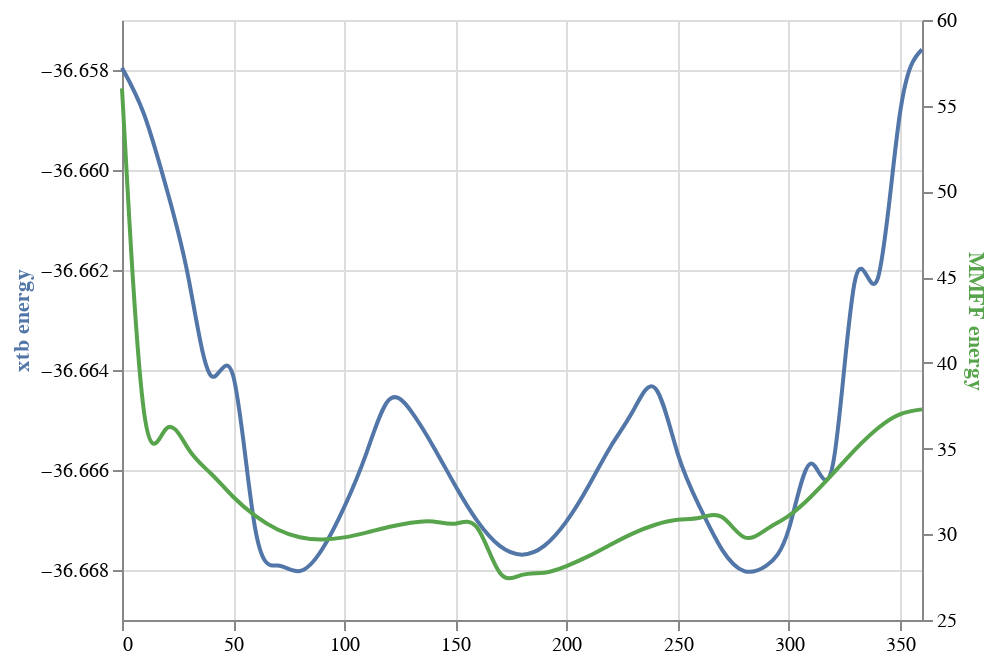

The cell this chart's notebook holds for it:
### Code cell
import numpy as np
angle=np.array(range(0,370,10))

dfxtb = pd.DataFrame({'angle':angle, 'xtb':energy,'MMFF':dfrdkit["energy"]})
#data = dfxtb.melt('angle')

base = alt.Chart(dfxtb).encode(
    alt.X('angle:Q', axis=alt.Axis(title=None),scale=alt.Scale(domain=[0,360,350]))
)
line1 = base.mark_line(stroke='#5276A7', interpolate='natural').encode(
    alt.Y('xtb:Q',
          axis=alt.Axis(title='xtb energy', titleColor='#5276A7'),scale=alt.Scale(zero=False))
)
line2 = base.mark_line(stroke='#57A44C', interpolate='natural').encode(
    alt.Y('MMFF:Q',
          axis=alt.Axis(title='MMFF energy', titleColor='#57A44C'),scale=alt.Scale(zero=False))
)
alt.layer(line1, line2).resolve_scale(
    y = 'independent'
)

### Figure 1 — Vega-Lite specification as saved in the notebook (floating-point values rounded to 4 significant figures)
{"config": {"view": {"continuousWidth": 400, "continuousHeight": 300}}, "layer": [{"mark": {"type": "line", "interpolate": "natural", "stroke": "#5276A7"}, "encoding": {"x": {"type": "quantitative", "axis": {"title": null}, "field": "angle", "scale": {"domain": [0, 360, 350]}}, "y": {"type": "quantitative", "axis": {"title": "xtb energy", "titleColor": "#5276A7"}, "field": "xtb", "scale": {"zero": false}}}}, {"mark": {"type": "line", "interpolate": "natural", "stroke": "#57A44C"}, "encoding": {"x": {"type": "quantitative", "axis": {"title": null}, "field": "angle", "scale": {"domain": [0, 360, 350]}}, "y": {"type": "quantitative", "axis": {"title": "MMFF energy", "titleColor": "#57A44C"}, "field": "MMFF", "scale": {"zero": false}}}}], "data": {"name": "data-f25626ad5ccdf7e28b2db0a38f6a3526"}, "resolve": {"scale": {"y": "independent"}}, "$schema": "https://vega.github.io/schema/vega-lite/v4.8.1.json", "datasets": {"data-f25626ad5ccdf7e28b2db0a38f6a3526": [{"angle": 0, "xtb": "    -36.657955283708", "MMFF": 56.01}, {"angle": 10, "xtb": "    -36.658894294577", "MMFF": 37.05}, {"angle": 20, "xtb": "    -36.660363787872", "MMFF": 36.17}, {"angle": 30, "xtb": "    -36.662180212918", "MMFF": 34.95}, {"angle": 40, "xtb": "    -36.664110421320", "MMFF": 33.55}, {"angle": 50, "xtb": "    -36.664110421320", "MMFF": 32.19}, {"angle": 60, "xtb": "    -36.667189263039", "MMFF": 31.08}, {"angle": 70, "xtb": "    -36.667911292525", "MMFF": 30.28}, {"angle": 80, "xtb": "    -36.668021235961", "MMFF": 29.83}, {"angle": 90, "xtb": "    -36.667590849331", "MMFF": 29.7}, {"angle": 100, "xtb": "    -36.666741525194", "MMFF": 29.82}, {"angle": 110, "xtb": "    -36.665661781911", "MMFF": 30.1}, {"angle": 120, "xtb": "    -36.664604443621", "MMFF": 30.42}, {"angle": 130, "xtb": "    -36.664816989490", "MMFF": 30.67}, {"angle": 140, "xtb": "    -36.665522900830", "MMFF": 30.75}, {"angle": 150, "xtb": "    -36.666314527323", "MMFF": 30.62}, {"angle": 160, "xtb": "    -36.667028360622", "MMFF": 30.35}, {"angle": 170, "xtb": "    -36.667518014629", "MMFF": 27.76}, {"angle": 180, "xtb": "    -36.667692566966", "MMFF": 27.63}, {"angle": 190, "xtb": "    -36.667518018855", "MMFF": 27.76}, {"angle": 200, "xtb": "    -36.667028371509", "MMFF": 28.15}, {"angle": 210, "xtb": "    -36.666315836948", "MMFF": 28.73}, {"angle": 220, "xtb": "    -36.665523539149", "MMFF": 29.41}, {"angle": 230, "xtb": "    -36.664816529284", "MMFF": 30.06}, {"angle": 240, "xtb": "    -36.664366129859", "MMFF": 30.56}, {"angle": 250, "xtb": "    -36.665661444865", "MMFF": 30.85}, {"angle": 260, "xtb": "    -36.666741934303", "MMFF": 30.96}, {"angle": 270, "xtb": "    -36.667591058575", "MMFF": 31.0}, {"angle": 280, "xtb": "    -36.668021235233", "MMFF": 29.83}, {"angle": 290, "xtb": "    -36.667911295493", "MMFF": 30.28}, {"angle": 300, "xtb": "    -36.667189322550", "MMFF": 31.08}, {"angle": 310, "xtb": "    -36.665868468993", "MMFF": 32.19}, {"angle": 320, "xtb": "    -36.665868468993", "MMFF": 33.55}, {"angle": 330, "xtb": "    -36.662180193314", "MMFF": 34.95}, {"angle": 340, "xtb": "    -36.662180193314", "MMFF": 36.17}, {"angle": 350, "xtb": "    -36.658892747827", "MMFF": 37.0}, {"angle": 360, "xtb": "    -36.657590846418", "MMFF": 37.29}]}}
